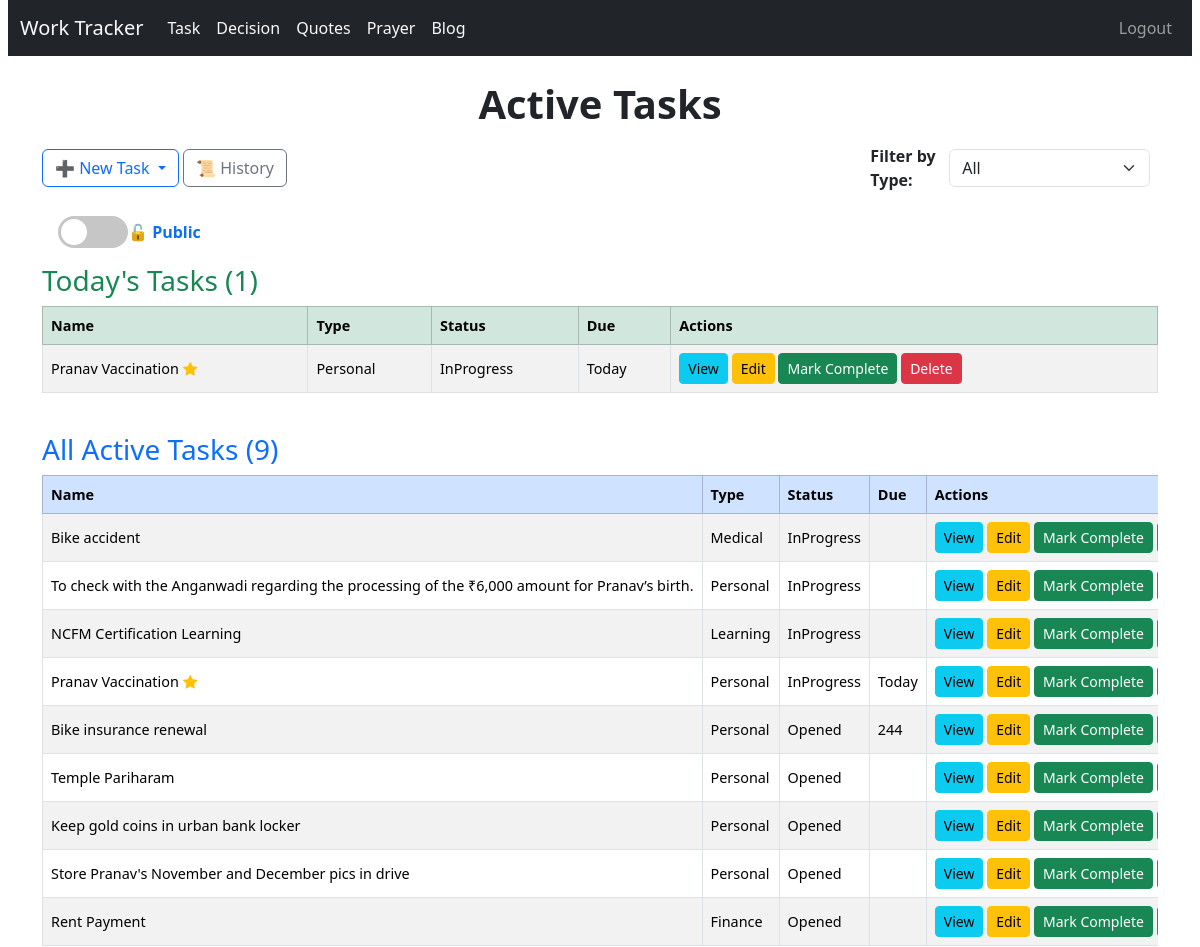
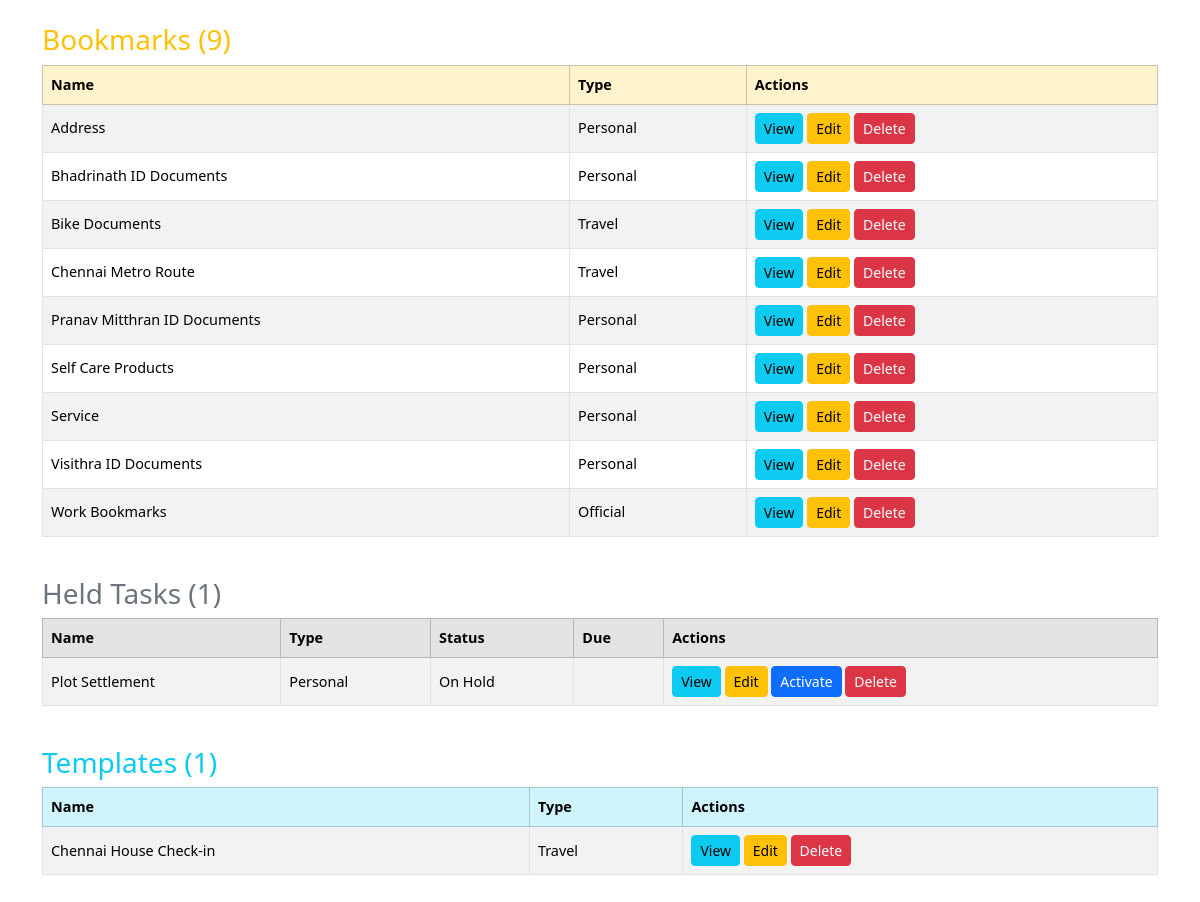
Screenshot of / (signed in) with the database file from the repository (2 pictures, top to bottom).
### tracker/models.py (models this page shows, shortened)
class Task(models.Model):
    STATUS_CHOICES = [
        ('Opened', 'Opened'),
        ('InProgress', 'In Progress'),
        ('Completed', 'Completed'),
        ('Cancelled', 'Cancelled'),
        ('Hold', 'Hold'),
    ]
    name = models.CharField(max_length=200)
    status = models.CharField(max_length=20, choices=STATUS_CHOICES, default='Opened')
    task_type = models.ForeignKey(TaskType, on_delete=models.CASCADE)
    started_date = models.DateField(default=timezone.now, null=True, blank=True)
    created_date = models.DateField(auto_now_add=True)
    updated_date = models.DateField(auto_now=True)
    completed_date = models.DateField(null=True, blank=True)
    target_date = models.DateField(default=timezone.now, null=True, blank=True)
    is_bookmark = models.BooleanField(default=False)
    is_private = models.BooleanField(default=False)
    is_important = models.BooleanField(default=False)
    is_template = models.BooleanField(default=False)
    @property
    def days_till_upcoming(self):
        today = timezone.now().date()
        dates = []
        if self.started_date and self.started_date >= today:
            dates.append(self.started_date)
        if self.target_date and self.target_date >= today:
            dates.append(self.target_date)
        for upd in self.updates.all():
            if upd.status not in ['Completed', 'Cancelled'] and upd.date and upd.date >= today:
                dates.append(upd.date)
        if not dates:
            return None
        return (min(dates) - today).days

class TaskType(models.Model):
    name = models.CharField(max_length=50, unique=True)
    class Meta:
        ordering = ['name']

class Update(models.Model):
    STATUS_CHOICES = [
        ('Opened', 'Opened'),
        ('InProgress', 'In Progress'),
        ('Completed', 'Completed'),
        ('Cancelled', 'Cancelled')
    ]
    task = models.ForeignKey(Task, on_delete=models.CASCADE, related_name='updates')
    date = models.DateField(default=timezone.now, null=True, blank=True)
    description = models.TextField()
    is_check_box = models.BooleanField(default=False)
    status = models.CharField(max_length=20, choices=STATUS_CHOICES, default='Opened')
    is_monthly_reminder = models.BooleanField(default=False)
    date_to_remind = models.IntegerField(null=True, blank=True)

### tracker/views.py (the view)
# urls.py: path('', views.TaskListView.as_view(), name='task_list'),
class TaskListView(LoginRequiredMixin, ListView):
    model = Task
    template_name = 'tracker/task_list.html'
    context_object_name = 'tasks'
    def get_queryset(self):
        queryset = Task.objects.exclude(status__in=['Completed', 'Cancelled', 'Hold']).exclude(is_bookmark=True).exclude(is_template=True)
        view_mode = self.request.GET.get('view', 'public')
        if view_mode == "private":
            user_profile  = getattr(self.request.user, "userprofile", None)
            if user_profile is None or not user_profile.special_privilege_password:
                messages.error(self.request, "You do not have access to private tasks.")
                return Task.objects.none()
            if not self.request.session.get("private_access"):
                raise PermissionError("PRIVATE_ACCESS_REQUIRED")
            queryset = queryset.filter(is_private=True)
        elif view_mode == "public":
            self.request.session['private_access'] = False
            queryset = queryset.filter(is_private=False)
        task_type_id = self.request.GET.get('task_type')
        if task_type_id:
            queryset = queryset.filter(task_type_id=task_type_id)
        return queryset.order_by(
            F('target_date').asc(nulls_last=True),
            'updated_date',
            'name'
        )
    def get_context_data(self, **kwargs):
        context = super().get_context_data(**kwargs)
        task_type_id = self.request.GET.get('task_type')
        context['task_types'] = TaskType.objects.all()
        context['selected_type'] = int(task_type_id) if task_type_id else None
        view_mode = self.request.GET.get('view', 'public')
        context['view_mode'] = view_mode
        today = timezone.localdate()
        common_filters = {}
        if view_mode == "public":
            common_filters['is_private'] = False
        elif view_mode == "private":
            common_filters['is_private'] = True
        if task_type_id:
            common_filters['task_type_id'] = task_type_id
        tasks_by_target_date = Task.objects.filter(
            started_date=today,
            target_date=today,
            **common_filters
        ).exclude(status__in=['Completed', 'Cancelled', 'Hold']).exclude(is_bookmark=True).exclude(is_template=True)
        tasks_by_updates = Task.objects.filter(
            updates__date=today,
            updates__status__in=['Opened', 'InProgress'],
            **common_filters
        ).exclude(status__in=['Completed', 'Cancelled', 'Hold']).exclude(is_bookmark=True).exclude(is_template=True)
        today_tasks = tasks_by_target_date.union(tasks_by_updates).order_by('name')
        context['today_tasks'] = today_tasks
        held_tasks = Task.objects.filter(
            status__in=['Hold'],
            **common_filters
        ).exclude(is_template=True).order_by('name')
        context['held_tasks'] = held_tasks
        bookmarked_tasks = Task.objects.filter(
            is_bookmark=True,
            status__in=['Opened', 'InProgress'],
            **common_filters
        ).exclude(is_template=True).order_by('name')
        context['bookmarked_tasks'] = bookmarked_tasks
        template_tasks = Task.objects.filter(is_template=True)
        context['template_tasks'] = template_tasks
        return context
    def dispatch(self, request, *args, **kwargs):
        try:
            return super().dispatch(request, *args, **kwargs)
        except PermissionError as e:
            if str(e) == "PRIVATE_ACCESS_REQUIRED":
                return redirect("private_access", "tracker:task_list")
            raise

### templates/tracker/task_list.html (shortened to what this page needs)
{% extends 'base.html' %}
{% load static %}
{% block style %}
<link rel="stylesheet" href="{% static 'css/task_list.css' %}">
{% endblock %}
{% block content %}
<h1>Active Tasks</h1>
<div class="d-flex flex-wrap align-items-center justify-content-between mb-3">
    <div class="dropdown mb-2">
      <button class="btn btn-outline-primary dropdown-toggle"
              type="button"
              data-bs-toggle="dropdown"
              aria-expanded="false">
        ➕ New Task
      </button>
    <a href="{% url 'tracker:task_history' %}" class="btn btn-outline-secondary">📜 History</a>
  </div>
  <form method="get" class="d-flex align-items-center mb-2 ms-auto">
    <label for="task_type" class="me-2 fw-bold">Filter by Type:</label>
    <select name="task_type" id="task_type" class="form-select me-2" style="min-width: 160px;" onchange="this.form.submit()">
      <option value="">All</option>
    </select>
  </form>
</div>
<div class="toggle-container mb-3 ms-3">
  <a href="{% if view_mode == 'public' %}{% url 'private_access' 'tracker:task_list' %}{% else %}?view=public{% endif %}"
     class="text-decoration-none d-flex align-items-center">
    <div class="toggle-switch {% if view_mode == 'private' %}active{% endif %}">
      <div class="toggle-circle"></div>
    </div>
    <span class="toggle-label">
      {% if view_mode == 'private' %}
        🔒 Private
      {% else %}
        🔓 Public
      {% endif %}
    </span>
  </a>
</div>
{% if today_tasks %}
  <h3 class="text-success mb-2">Today's Tasks ({{ today_tasks|length }})</h3>
  <div class="table-responsive mb-4">
    <table class="table table-bordered table-striped align-middle text-nowrap">
      <thead class="table-success">
        <tr>
          <th>Name</th>
          <th>Type</th>
          <th>Status</th>
          <th>Due</th>
          <th>Actions</th>
        </tr>
      </thead>
      <tbody>
        {% for task in today_tasks %}
        <tr>
          <td>{{ task.name }}{% if task.is_important %}<i class="bi bi-star-fill text-warning ms-1"></i>{% endif %}</td>
          <td>{{ task.task_type.name }}</td>
          <td>{{ task.status }}</td>
          <td>{% if task.days_till_upcoming == 0 %}Today{% elif task.days_till_upcoming > 0 %}{{ task.days_till_upcoming }}{% endif %}</td>
          <td>
            <a href="{% url 'tracker:update_list' task.id %}" class="btn btn-sm btn-info">View</a>
            <a href="{% url 'tracker:task_update' task.id %}" class="btn btn-sm btn-warning">Edit</a>
            <a href="{% url 'tracker:mark_task_complete' task.id %}" class="btn btn-sm btn-success">Mark Complete</a>
            <a href="{% url 'tracker:task_delete' task.id %}" class="btn btn-sm btn-danger">Delete</a>
          </td>
        </tr>
        {% endfor %}
      </tbody>
    </table>
  </div>
{% endif %}
<h3 class="text-primary mb-2">All Active Tasks ({{ tasks|length }})</h3>
<div class="table-responsive">
  <table class="table table-striped table-bordered align-middle text-nowrap">
    <thead class="table-primary">
      <tr>
        <th>Name</th>
        <th>Type</th>
        <th>Status</th>
        <th>Due</th>
        <th>Actions</th>
      </tr>
    </thead>
    <tbody>
      {% for task in tasks %}
      <tr>
        <td>{{ task.name }}{% if task.is_important %}<i class="bi bi-star-fill text-warning ms-1"></i>{% endif %}</td>
        <td>{{ task.task_type.name }}</td>
        <td>{{ task.status }}</td>
        <td>{% if task.days_till_upcoming == 0 %}Today{% elif task.days_till_upcoming > 0 %}{{ task.days_till_upcoming }}{% endif %}</td>
        <td>
          <a href="{% url 'tracker:update_list' task.id %}" class="btn btn-sm btn-info">View</a>
          <a href="{% url 'tracker:task_update' task.id %}" class="btn btn-sm btn-warning">Edit</a>
          <a href="{% url 'tracker:mark_task_complete' task.id %}" class="btn btn-sm btn-success">Mark Complete</a>
        </td>
      </tr>
      {% empty %}
        <tr><td colspan="6" class="text-center text-muted">No tasks found</td></tr>
      {% endfor %}
    </tbody>
  </table>
  {% if bookmarked_tasks %}
  <h3 class="text-warning mt-4">Bookmarks ({{ bookmarked_tasks|length }})</h3>
  <div class="table-responsive">
    <table class="table table-bordered table-striped align-middle text-nowrap">
      <thead class="table-warning">
        <tr>
          <th>Name</th>
          <th>Type</th>
          <th>Actions</th>
        </tr>
      </thead>
      <tbody>
        {% for task in bookmarked_tasks %}
        <tr>
          <td>{{ task.name }}{% if task.is_important %}<i class="bi bi-star-fill text-warning ms-1"></i>{% endif %}</td>
          <td>{{ task.task_type.name }}</td>
          <td>
            <a href="{% url 'tracker:update_list' task.id %}" class="btn btn-sm btn-info">View</a>
            <a href="{% url 'tracker:task_update' task.id %}" class="btn btn-sm btn-warning">Edit</a>
            <a href="{% url 'tracker:task_delete' task.id %}" class="btn btn-sm btn-danger">Delete</a>
          </td>
        </tr>
        {% endfor %}
      </tbody>
    </table>
  </div>
  {% endif %}
  {% if held_tasks %}
  <h3 class="text-secondary mt-4">Held Tasks ({{ held_tasks|length }})</h3>
  <div class="table-responsive">
    <table class="table table-bordered table-striped align-middle text-nowrap">
      <thead class="table-secondary">
        <tr>
          <th>Name</th>
          <th>Type</th>
          <th>Status</th>
          <th>Due</th>
          <th>Actions</th>
        </tr>
      </thead>
      <tbody>
        {% for task in held_tasks %}
        <tr>
          <td>{{ task.name }}{% if task.is_important %}<i class="bi bi-star-fill text-warning ms-1"></i>{% endif %}</td>
          <td>{{ task.task_type.name }}</td>
          <td>On Hold</td>
          <td>{% if task.days_till_upcoming == 0 %}Today{% elif task.days_till_upcoming > 0 %}{{ task.days_till_upcoming }}{% endif %}</td>
          <td>
            <a href="{% url 'tracker:update_list' task.id %}" class="btn btn-sm btn-info">View</a>
            <a href="{% url 'tracker:task_update' task.id %}" class="btn btn-sm btn-warning">Edit</a>
            <a href="{% url 'tracker:toggle_hold' task.id %}" class="btn btn-sm btn-primary">
              Activate
            </a>
            <a href="{% url 'tracker:task_delete' task.id %}" class="btn btn-sm btn-danger">Delete</a>
          </td>
        </tr>
        {% endfor %}
      </tbody>
    </table>
  </div>
  {% endif %}
  {% if template_tasks %}
  <h3 class="text-info mt-4">Templates ({{ template_tasks|length }})</h3>
  <div class="table-responsive">
    <table class="table table-bordered table-striped align-middle text-nowrap">
      <thead class="table-info">
        <tr>
          <th>Name</th>
          <th>Type</th>
          <th>Actions</th>
        </tr>
      </thead>
      <tbody>
        {% for task in template_tasks %}
        <tr>
          <td>{{ task.name }}{% if task.is_important %}<i class="bi bi-star-fill text-warning ms-1"></i>{% endif %}</td>
          <td>{{ task.task_type.name }}</td>
          <td>
            <a href="{% url 'tracker:update_list' task.id %}" class="btn btn-sm btn-info">View</a>
            <a href="{% url 'tracker:task_update' task.id %}" class="btn btn-sm btn-warning">Edit</a>
            <a href="{% url 'tracker:task_delete' task.id %}" class="btn btn-sm btn-danger">Delete</a>
          </td>
        </tr>
        {% endfor %}
      </tbody>
    </table>
  </div>
  {% endif %}
</div>
</div>
{% endblock %}

### static/css/base.css (style rules this page uses)
body { padding: 0 8px; }
h1 { text-align: center; font-weight: 600; margin-bottom: 1rem; }
.table td, .table th { vertical-align: middle; font-size: 0.9rem; }

### static/css/task_list.css (style rules this page uses)
.toggle-container { display: flex; align-items: center; gap: 12px; cursor: pointer; }
.toggle-switch { position: relative; width: 70px; height: 32px; background: #c6c6c6; border-radius: 50px; transition: background 0.3s ease; }
.toggle-circle { position: absolute; top: 3px; left: 3px; width: 26px; height: 26px; background: white; border-radius: 50%; transition: transform 0.3s ease; }
.toggle-label { font-weight: bold; font-size: 1rem; display: flex; align-items: center; gap: 6px; }

### rows the page displays
Task: name "Pranav Vaccination", is_important True (drawn), task_type.name "Personal", status "InProgress", started_date "Today"
Task: name "Bike accident", task_type.name "Medical", status "InProgress"
Task: name "To check with the Anganwadi regarding the processing of the ₹6,000 amount for Pranav’s birth.", task_type.name "Personal", status "InProgress"
Task: name "NCFM Certification Learning", task_type.name "Learning", status "InProgress"
Task: name "Bike insurance renewal", task_type.name "Personal", status "Opened", days_till_upcoming "244"
Task: name "Temple Pariharam", task_type.name "Personal", status "Opened"
Task: name "Keep gold coins in urban bank locker", task_type.name "Personal", status "Opened"
Task: name "Store Pranav's November and December pics in drive", task_type.name "Personal", status "Opened"
Task: name "Rent Payment", task_type.name "Finance", status "Opened"
Task: name "Address", task_type.name "Personal"
Task: name "Bhadrinath ID Documents", task_type.name "Personal"
Task: name "Bike Documents", task_type.name "Travel"
Task: name "Chennai Metro Route", task_type.name "Travel"
Task: name "Pranav Mitthran ID Documents", task_type.name "Personal"
Task: name "Self Care Products", task_type.name "Personal"
Task: name "Service", task_type.name "Personal"
Task: name "Visithra ID Documents", task_type.name "Personal"
Task: name "Work Bookmarks", task_type.name "Official"
Task: name "Plot Settlement", task_type.name "Personal"
Task: name "Chennai House Check-in", task_type.name "Travel"

### other values shown
{{ today_tasks|length }} "1"
{{ tasks|length }} "9"
{{ bookmarked_tasks|length }} "9"
{{ held_tasks|length }} "1"
{{ template_tasks|length }} "1"
